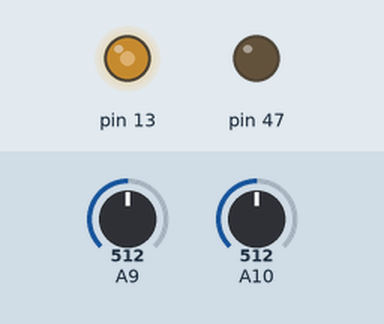
The sketch below on a simulated Arduino Mega 2560, built with avr-gcc and run on an emulated ATmega2560. Parts: output pins drawn as LEDs (lit = HIGH). The test bench sets the inputs (shaded band); at power-on: A10 = 512, A9 = 512.

Above: at 1.2 s.
1.3 s: A10 set to 716
At 2.4 s:
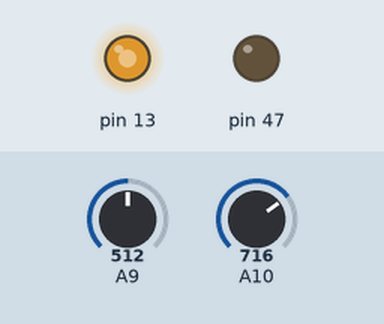
2.8 s: A10 set to 900
At 3.6 s:
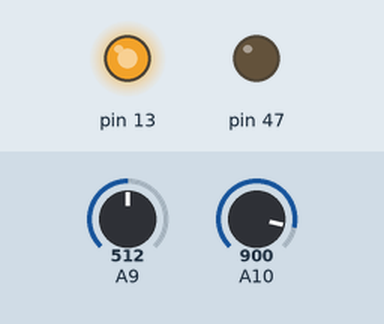
4.3 s: A10 set to 122
At 4.7 s:
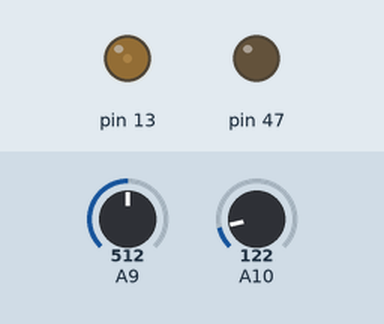
5.8 s: A10 set to 0
At 7.1 s:
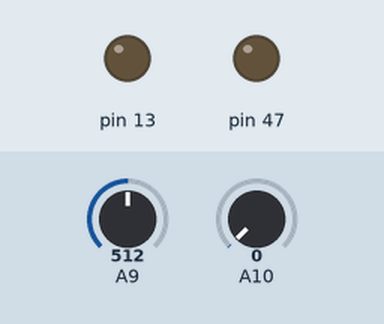
Timing chart, 0 to 8.3 s (numbered marks = the images above; inputs shaded):
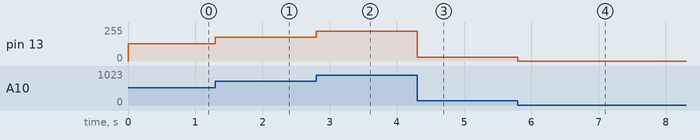

The sketch:

testPot.ino
```cpp
void setup(){
  pinMode(A9,INPUT);
  pinMode(A10,INPUT);
  pinMode(13,OUTPUT);
  pinMode(47,OUTPUT);
}
void loop(){
  int x=analogRead(A9)/4;
  int y=analogRead(A10)/4;
  //analogWrite(13,x);
  analogWrite(13,y);
}
```

Measured:
- after the input at 1.3 s, pin 13: 128/255 → 179/255 at once
- after the input at 2.8 s, pin 13: 179/255 → 225/255 at once
- after the input at 4.3 s, pin 13: 225/255 → 30/255 at once
- after the input at 5.8 s, pin 13: 30/255 → 0/255 at once
